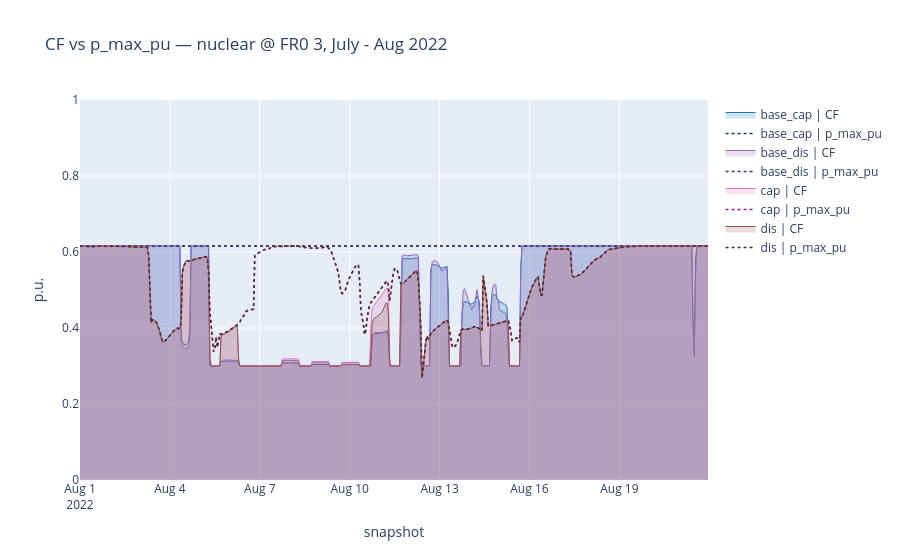

Here is the notebook cell this chart was saved with:
### Code cell
CARRIER = "nuclear"

data = build_agg_cf_pmax_df(
    {k: networks[k] for k in ["base"]},
    carrier=CARRIER,
    start="2023-01-01",
    end="2023-02-28",
    freq="MS",   # monthly; use "h" or omit resampling for hourly
)

plot_cf_pmax(data, title=f"CF vs p_max_pu — {CARRIER}, all buses, Jan–Feb 2023")

### Figure 1 — Plotly figure (JSON) as saved in the notebook; plotly's stock layout.template omitted (floating-point values rounded to 4 significant figures; data arrays with more than 128 entries replaced by an {"elided": "..."} marker saying what was removed)
{"data": [{"connectgaps": false, "fill": "tozeroy", "fillcolor": "rgba(31,119,180,0.2)", "line": {"color": "#1f77b4", "width": 1}, "mode": "lines", "name": "base_cap | CF", "type": "scatter", "x": {"elided": "504 str values"}, "y": {"elided": "504 float values"}}, {"connectgaps": false, "line": {"color": "#114163", "dash": "dot", "width": 1.5}, "mode": "lines", "name": "base_cap | p_max_pu", "type": "scatter", "x": {"elided": "504 str values"}, "y": {"elided": "504 float values"}}, {"connectgaps": false, "fill": "tozeroy", "fillcolor": "rgba(148,103,189,0.2)", "line": {"color": "#9467bd", "width": 1}, "mode": "lines", "name": "base_dis | CF", "type": "scatter", "x": {"elided": "504 str values"}, "y": {"elided": "504 float values"}}, {"connectgaps": false, "line": {"color": "#51306f", "dash": "dot", "width": 1.5}, "mode": "lines", "name": "base_dis | p_max_pu", "type": "scatter", "x": {"elided": "504 str values"}, "y": {"elided": "504 float values"}}, {"connectgaps": false, "fill": "tozeroy", "fillcolor": "rgba(227,119,194,0.2)", "line": {"color": "#e377c2", "width": 1}, "mode": "lines", "name": "cap | CF", "type": "scatter", "x": {"elided": "504 str values"}, "y": {"elided": "504 float values"}}, {"connectgaps": false, "line": {"color": "#9d2077", "dash": "dot", "width": 1.5}, "mode": "lines", "name": "cap | p_max_pu", "type": "scatter", "x": {"elided": "504 str values"}, "y": {"elided": "504 float values"}}, {"connectgaps": false, "fill": "tozeroy", "fillcolor": "rgba(140,86,75,0.2)", "line": {"color": "#8c564b", "width": 1}, "mode": "lines", "name": "dis | CF", "type": "scatter", "x": {"elided": "504 str values"}, "y": {"elided": "504 float values"}}, {"connectgaps": false, "line": {"color": "#4d2f29", "dash": "dot", "width": 1.5}, "mode": "lines", "name": "dis | p_max_pu", "type": "scatter", "x": {"elided": "504 str values"}, "y": {"elided": "504 float values"}}], "layout": {"hovermode": "x unified", "title": {"text": "CF vs p_max_pu — nuclear @ FR0 3, July - Aug 2022"}, "xaxis": {"title": {"text": "snapshot"}}, "yaxis": {"range": [0, 1], "title": {"text": "p.u."}}}}
